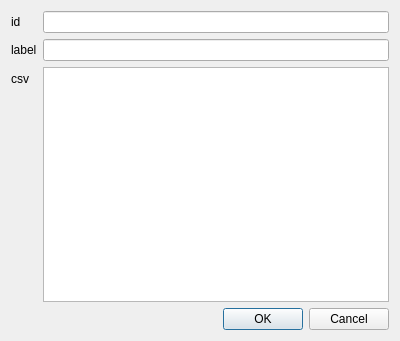
<?xml version="1.0" encoding="UTF-8"?>
<ui version="4.0">
 <class>Dialog</class>
 <widget class="QDialog" name="Dialog">
  <property name="geometry">
   <rect>
    <x>0</x>
    <y>0</y>
    <width>400</width>
    <height>341</height>
   </rect>
  </property>
  <property name="windowTitle">
   <string>Diurnal Profile</string>
  </property>
  <layout class="QVBoxLayout" name="verticalLayout">
   <item>
    <layout class="QFormLayout" name="formLayout">
     <item row="0" column="0">
      <widget class="QLabel" name="label_id">
       <property name="text">
        <string>id</string>
       </property>
      </widget>
     </item>
     <item row="0" column="1">
      <widget class="QLineEdit" name="lineEdit_id"/>
     </item>
     <item row="1" column="0">
      <widget class="QLabel" name="label_label">
       <property name="text">
        <string>label</string>
       </property>
      </widget>
     </item>
     <item row="1" column="1">
      <widget class="QLineEdit" name="lineEdit_label"/>
     </item>
     <item row="2" column="0">
      <widget class="QLabel" name="label_csv">
       <property name="text">
        <string>csv</string>
       </property>
      </widget>
     </item>
     <item row="2" column="1">
      <widget class="QPlainTextEdit" name="plainTextEdit"/>
     </item>
    </layout>
   </item>
   <item>
    <widget class="QDialogButtonBox" name="buttonBox">
     <property name="orientation">
      <enum>Qt::Horizontal</enum>
     </property>
     <property name="standardButtons">
      <set>QDialogButtonBox::Cancel|QDialogButtonBox::Ok</set>
     </property>
    </widget>
   </item>
  </layout>
 </widget>
 <resources/>
 <connections>
  <connection>
   <sender>buttonBox</sender>
   <signal>accepted()</signal>
   <receiver>Dialog</receiver>
   <slot>accept()</slot>
   <hints>
    <hint type="sourcelabel">
     <x>248</x>
     <y>254</y>
    </hint>
    <hint type="destinationlabel">
     <x>157</x>
     <y>274</y>
    </hint>
   </hints>
  </connection>
  <connection>
   <sender>buttonBox</sender>
   <signal>rejected()</signal>
   <receiver>Dialog</receiver>
   <slot>reject()</slot>
   <hints>
    <hint type="sourcelabel">
     <x>316</x>
     <y>260</y>
    </hint>
    <hint type="destinationlabel">
     <x>286</x>
     <y>274</y>
    </hint>
   </hints>
  </connection>
 </connections>
</ui>
